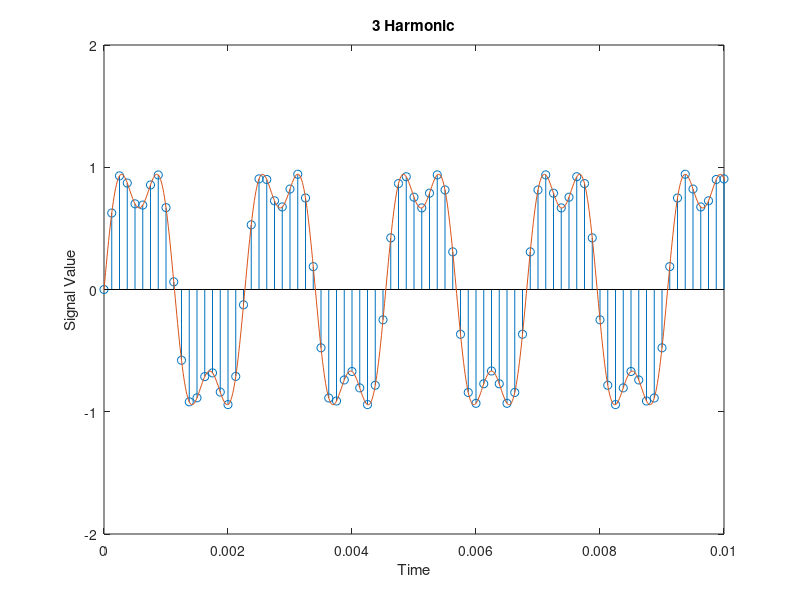
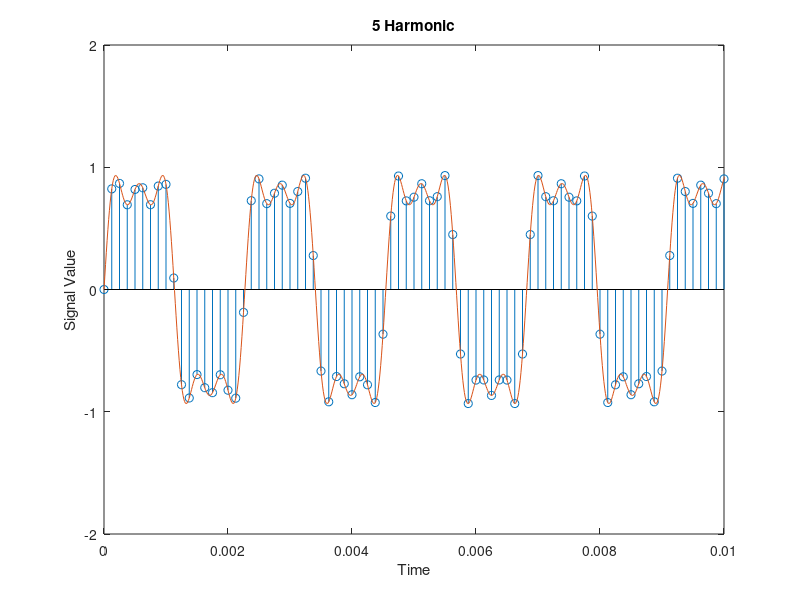
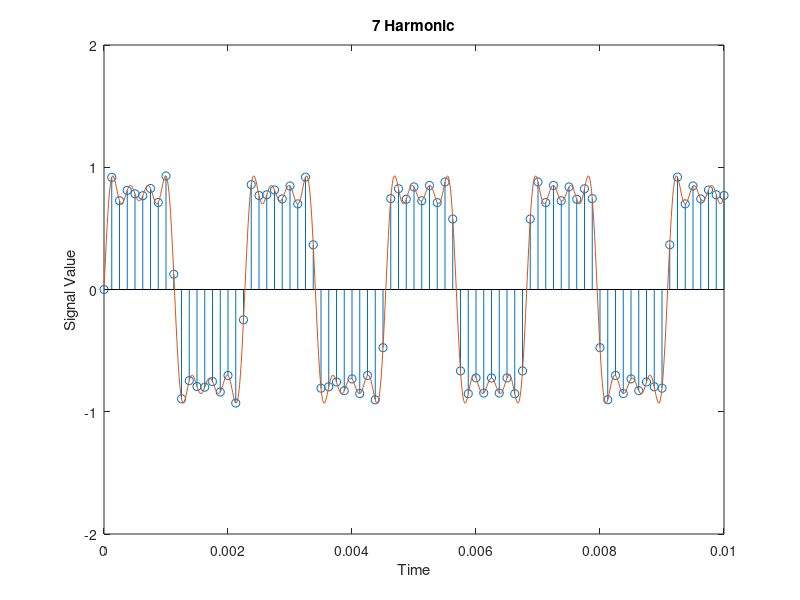
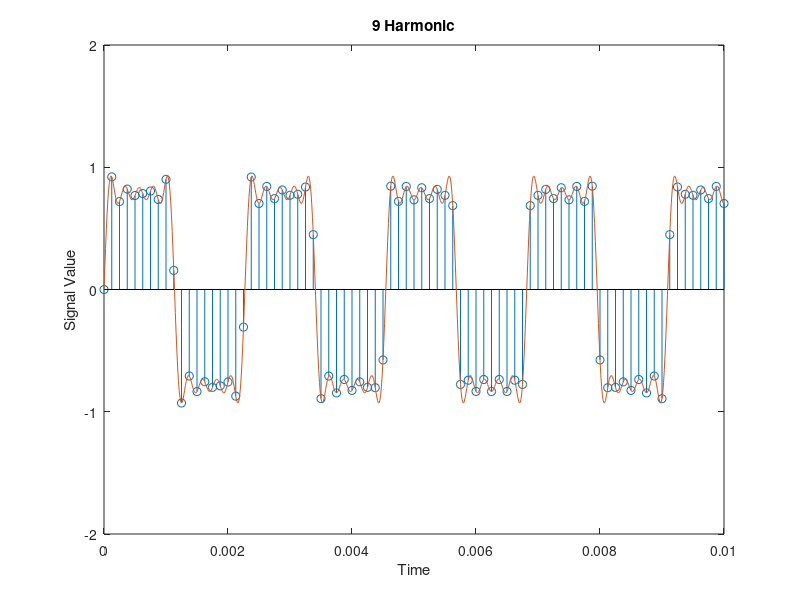

Recreate these plots in MATLAB, in order.
%----------------------------------------------------------------------
%Create and visualize the harmonic series for a square wave with
%discrete-time sampling. 
%Signal Duration = 2 sec
%sampling frequency = fs = 8000Hz, Ts = 1/fs
%tone frequency = fo = 440Hz
Duration = 2; %Seconds t
fo = 440; %Hz 
fs = 8000; %Hz
Ts = 1/fs; %period 

plot_len = int32(2*fs/fo); %Nyquist limit

Sample_Time_Vector = 0:Ts:Duration;

%-----------------
%Dense sampling 
dense_fs = 80000;
dense_Ts = 1/dense_fs;
dense_STV = 0:dense_Ts:Duration;
dense_plot_len = int32(2*dense_fs/fo);
%----------------

for harmonics = 1:4:13
    y = sin(2*pi*fo*Sample_Time_Vector);
    y_80k = sin(2*pi*fo*dense_STV);

    for i=3:2:harmonics %harmonics
        y = y + sin(2*pi*fo*Sample_Time_Vector*i)/i; %create sin wave
        y_80k = y_80k + sin(2*pi*fo*dense_STV*i)/i; %create 80k hz dense sin wave
        
    
    figure(i)
    stem(Sample_Time_Vector,y)
    xlim([0 1/100]);
    hold on
    plot(dense_STV,y_80k)
    hold off
    xlim([0 1/100]);
    ylim([-2 2]);
    title(strcat(num2str(i),' Harmonic'));
    xlabel('Time');
    ylabel('Signal Value');
    sound(y,fs) %play sound
    pause
     
    
    end
    

end

